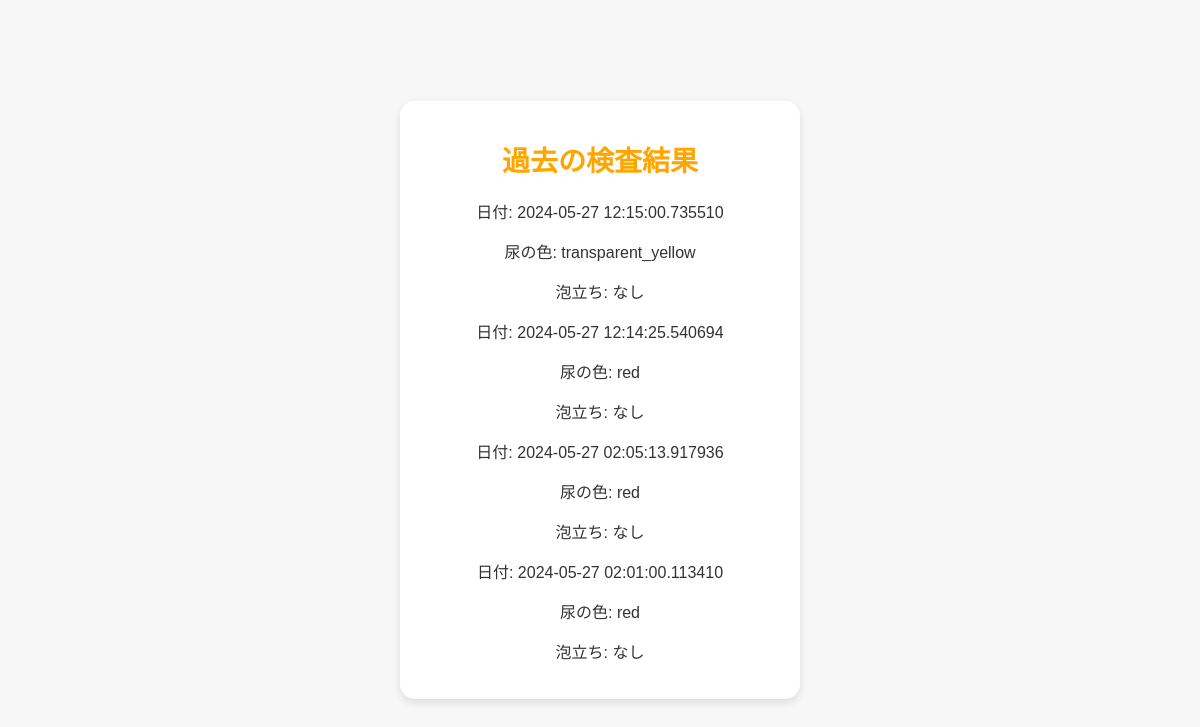
The page /history (signed in) on the database its author committed.
### app.py (models this page shows)
class Result(db.Model):
    id = db.Column(db.Integer, primary_key=True)
    color = db.Column(db.String(20), nullable=False)
    foam = db.Column(db.String(20), nullable=False)
    date = db.Column(db.DateTime, nullable=False, default=datetime.utcnow)
    user_id = db.Column(db.Integer, db.ForeignKey('user.id'), nullable=False)

### app.py (the view)
@app.route('/history')
@login_required
def history():
    results = Result.query.filter_by(user_id=current_user.id).order_by(Result.date.desc()).all()
    return render_template('history.html', results=results)

### app.py (called while the page is built)
@login_manager.user_loader
def load_user(user_id):
    return User.query.get(int(user_id))

### templates/history.html (shortened to what this page needs)
<!DOCTYPE html>
<html lang="en">
<head>
    <link rel="stylesheet" href="{{ url_for('static', filename='styles.css') }}">
</head>
<body>
    <div class="container">
        <h1>過去の検査結果</h1>
        <div id="result-list">
            {% for result in results %}
            <div class="result-item">
                <p>日付: {{ result.date }}</p>
                <p>尿の色: {{ result.color }}</p>
                <p>泡立ち: {{ result.foam }}</p>
            </div>
            {% endfor %}
        </div>
    </div>
</body>
</html>

### static/styles.css (style rules this page uses)
body { background-color: #f7f7f7; font-family: 'Helvetica', 'Arial', sans-serif; color: #333; margin: 0; display: flex; justify-content: center; align-items: center; height: 100vh; box-sizing: border-box; }
.container { background-color: #ffffff; padding: 20px; border-radius: 15px; box-shadow: 0 4px 8px rgba(0, 0, 0, 0.1); width: 90%; max-width: 400px; text-align: center; box-sizing: border-box; }
h1 { font-size: 28px; color: #ffa500; margin-bottom: 20px; }

### rows shown on the page
Result: date "2024-05-27 12:15:00.735510", color "transparent_yellow", foam "なし"
Result: date "2024-05-27 12:14:25.540694", color "red", foam "なし"
Result: date "2024-05-27 02:05:13.917936", color "red", foam "なし"
Result: date "2024-05-27 02:01:00.113410", color "red", foam "なし"
